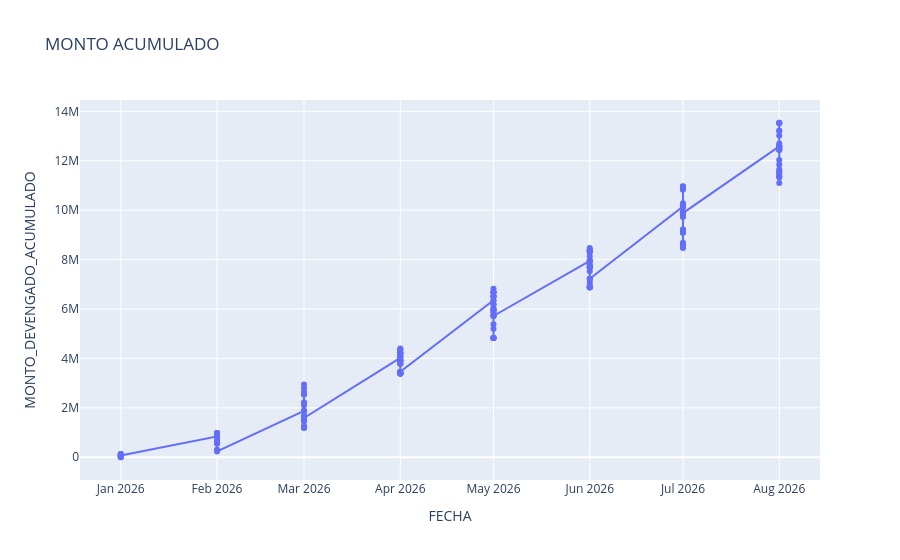

The notebook cell saved with this chart:
### Code cell
tambo = ejecucion_mensual[ejecucion_mensual["DISTRITO_EJECUTORA_NOMBRE"] == "EL TAMBO"].sort_values("FECHA")
import plotly.express as px

fig = px.line(
    tambo,
    x="FECHA", 
    y="MONTO_DEVENGADO_ACUMULADO",
    title='MONTO ACUMULADO',
    markers=True,
    )

fig.show()

### Figure 1 — Plotly figure (JSON) as saved in the notebook; plotly's stock layout.template omitted (floating-point values rounded to 4 significant figures; data arrays with more than 128 entries replaced by an {"elided": "..."} marker saying what was removed)
{"data": [{"hovertemplate": "FECHA=%{x}<br>MONTO_DEVENGADO_ACUMULADO=%{y}<extra></extra>", "legendgroup": "", "line": {"color": "#636efa", "dash": "solid"}, "marker": {"symbol": "circle"}, "mode": "lines+markers", "name": "", "orientation": "v", "showlegend": false, "type": "scatter", "x": {"elided": "206 str values"}, "xaxis": "x", "y": {"elided": "206 float values"}, "yaxis": "y"}], "layout": {"legend": {"tracegroupgap": 0}, "title": {"text": "MONTO ACUMULADO"}, "xaxis": {"anchor": "y", "domain": [0, 1], "title": {"text": "FECHA"}}, "yaxis": {"anchor": "x", "domain": [0, 1], "title": {"text": "MONTO_DEVENGADO_ACUMULADO"}}}}
